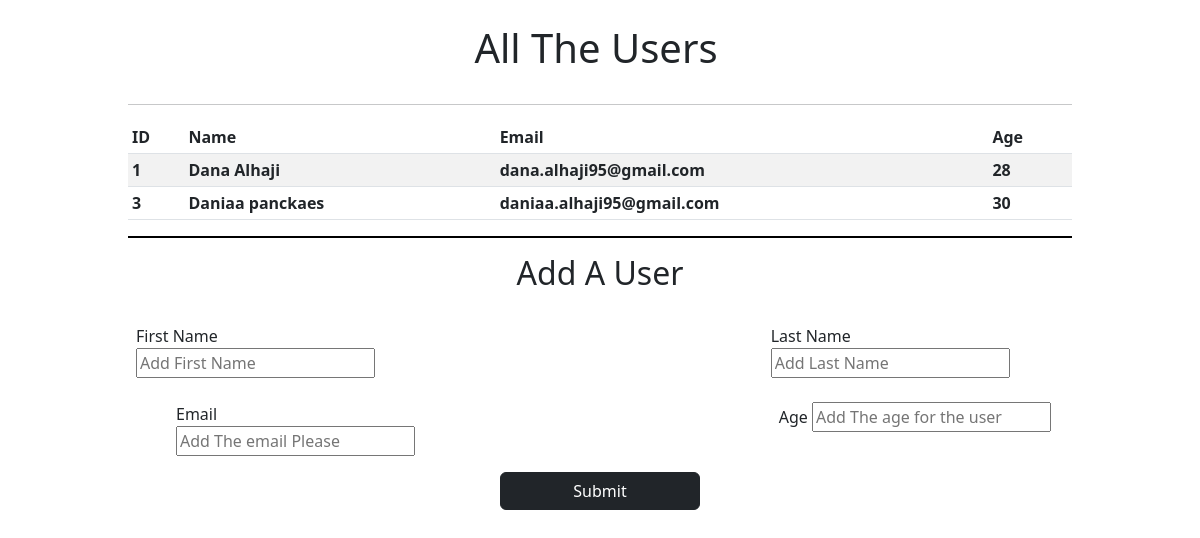
Before: / with the older database file.
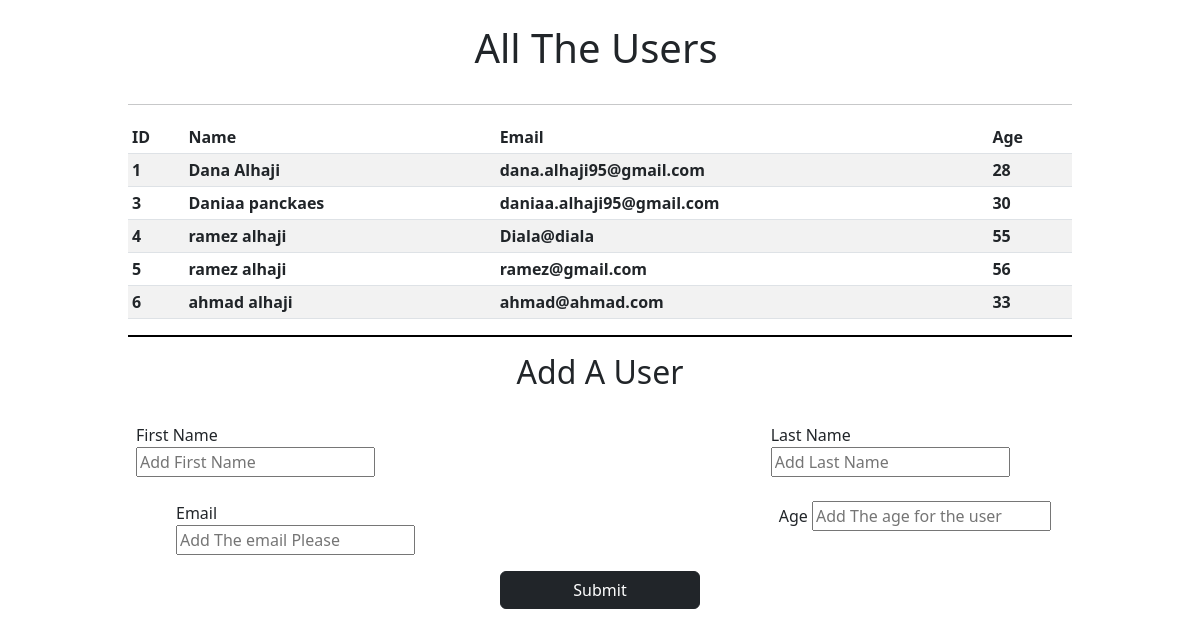
After: the same page with the newer database file.
### users_app/models.py (models this page shows)
class User(models.Model):
    first_name = models.CharField(max_length=255)
    Last_name = models.CharField(max_length=255)
    email = models.CharField(max_length=255)
    age = models.IntegerField()
    created_at = models.DateTimeField(auto_now_add=True)
    updated_at = models.DateTimeField(auto_now=True)

### users_app/views.py (the view)
# urls.py: path('', views.root),
def root(request):
    context = {
        "Users": User.objects.all()
    }
    return render(request,"userForm.html",context)

### users_app/templates/userForm.html (shortened to what this page needs)
<!DOCTYPE html>
<html lang="en">
<head>
    <link href="https://cdn.jsdelivr.net/npm/bootstrap@5.2.1/dist/css/bootstrap.min.css" rel="stylesheet">
</head>
<body>
    <form class="container p-2" class="mx-auto " style="width: 80%;" action='/users' method='post'>
        <h1 class="mx-auto p-3" style="width: 30%;" >
            All The Users
        </h1>
        <hr>
        <table class="table table-striped table-sm p-2">
            <thead>
                <tr>
                    <th>ID</th>
                    <th>Name</th>
                    <th>Email</th>
                    <th>Age</th>
                </tr>
            </thead>
            {%for user in Users%}
                <tr>
                    <th>{{user.id}}</th>
                    <th>{{user.first_name}} {{user.Last_name}}</th>
                    <th>{{user.email}}</th>
                    <th>{{user.age}}</th>
                </tr>
            {% endfor %}
        </table>
        <div style="border-top: 2px solid black;">
            <h2 class="mx-auto p-3" style="width: 40%; text-align: center;">
                Add A User
            </h2>
                <div class="row p-2 justify-content-between" >
                    <div class="col-4 md-6"> First Name <input type="text" name="firstname" placeholder="Add First Name"></div>
                    <div class="col-4 md-6">Last Name <input type="text" name="lastname" placeholder="Add Last Name"></div>
                </div>
                <div class="row p-3 justify-content-between" style="margin-left: 20px;">
                    <div class="col-4 md-6">Email <input type="text" name="Email" placeholder="Add The email Please"></div>
                    <div class="col-4 md-6">Age  <input type="text" name="age" placeholder="Add The age for the user"></div>
                </div>
            <button class="btn btn-dark rounded mx-auto d-block" style="width: 200px;" type="submit" name="submitNew">Submit</button>
        </div>
    </form>
</body>
</html>

Changed rows visible on the page:
added User: id "4", first_name "ramez", Last_name "alhaji", email "Diala@diala", age "55"
added User: id "5", first_name "ramez", Last_name "alhaji", email "ramez@gmail.com", age "56"
added User: id "6", first_name "ahmad", Last_name "alhaji", email "ahmad@ahmad.com", age "33"
